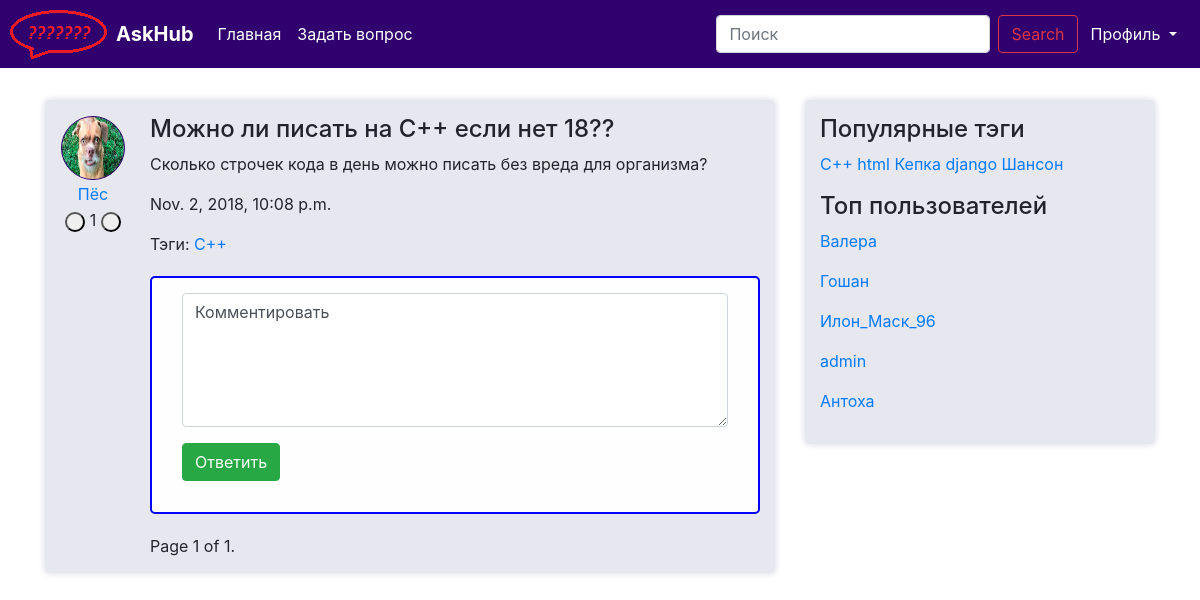
/question/4/, run on an earlier commit of the app's database.
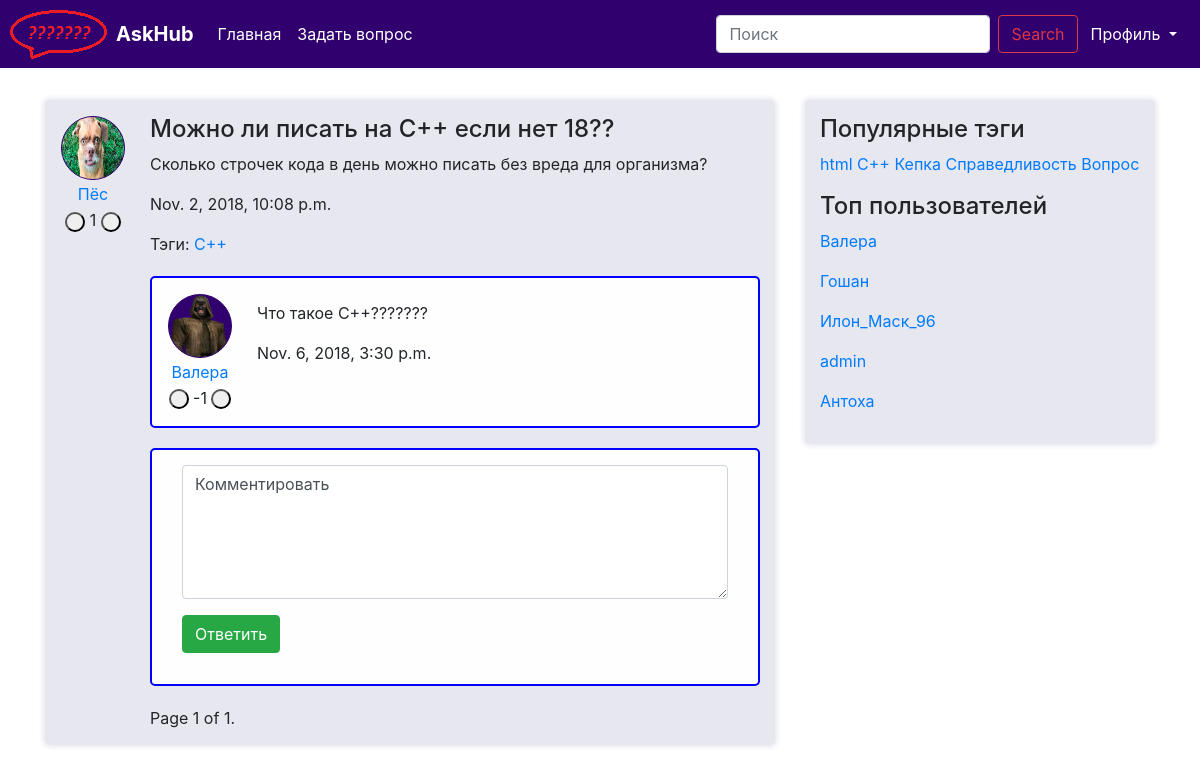
And on a later commit of the database.
### question/models.py (models this page shows, shortened)
class Tag(models.Model):
    title = models.CharField(max_length=120, verbose_name=u"Заголовок ярлыка")
    objects = TagManager()
    def __str__(self):
        return self.title

class User(AbstractUser):
    upload = models.ImageField(upload_to='uploads/%Y/%m/%d/')
    registration_date = models.DateTimeField(default=timezone.now, verbose_name="Дата решистрации")
    rating = models.IntegerField(default=0, verbose_name="Рейтинг пользователя")
    objects = UserManager()
    def __str__(self):
        return self.username

class Answer(models.Model):
    author = models.ForeignKey(User, on_delete=models.CASCADE)
    text = models.TextField(verbose_name=u"Полное описание вопроса")
    question = models.ForeignKey(Question, on_delete=models.CASCADE)
    create_date = models.DateTimeField(default=datetime.now, verbose_name=u"Время ответа")
    rating = models.IntegerField(default=0, null=False, verbose_name="Рейтинг ответа")
    objects = AnswerManager()

### question/views.py (the view)
# urls.py: path('question/<int:id>/', views.question, name='question'),
def question(request, id):
    return render(request, 'question/question.html', {
	    	'question': get_object_or_404(Question, pk=id),
            'answers' : paginate(request, Answer.objects.get_hot_for_answer(id)),
            'tags' : paginate(request, Tag.objects.hottest()),
            'users' : paginate(request, User.objects.by_rating()),
            'page_objects' : paginate(request, Answer.objects.get_hot_for_answer(id)),
   	})

### question/managers.py (called while the page is built)
    def get_hot_for_answer(self, question_id):
        return self.all().filter(question_id=question_id).order_by('rating').reverse()

    def hottest(self):
        return self.annotate(question_count=Count('question')).order_by('-question_count')

    def by_rating(self):
        return self.order_by('-rating')

### question/views.py (called while the page is built)
def paginate(request, objects_list):
    paginator = Paginator(objects_list, 5)
    page = request.GET.get('page')
    try:
        objects = paginator.page(page)
    except PageNotAnInteger:
        objects = paginator.page(1)
    except EmptyPage:
        objects = paginator.page(paginator.num_pages)
    return objects

### question/templates/question/question.html
{% extends "question/base.html" %}
{% load static %}
{% block content %}
    <div class="media one_question_item">
        <div class="media-left mr-4">
            <table >
                <tr>
                    <td align="center">
                        <img class="ava" src="{{ MEDIA_URL }}{{ question.author.upload }}" alt="{% static "img/ld2.png" %}">
                    </td>
                </tr>
                <tr>
                    <td align="center">
                        <a href="{% url 'user' id=question.author.id %}">{{ question.author }}</a>
                    </td>
                </tr>
                <tr>
                    <td align="center">
                        <span>
                            <button type="button" class="my_btn2"></button>
                            <a>{{question.rating}}</a>
                            <button type="button" class="my_btn1"></button>
                        </span>
                    </td>
                </tr>
            </table>
        </div>
        <div class="media-body">
            <a>
                <h4>{{ question.title }}</h4>
            </a>
            <p>{{ question.text }}</p>
            <p>{{ question.create_date }}</p>
            <p>
                Тэги:
                {% for qt in question.tags.all %}
                    <a href="">{{ qt }}</a>
                {% endfor %}
            </p>
            {% block answers %}
                {% include "question/answers.html" %}
            {% endblock %}
        </div>
    </div>
{% endblock %}

### question/templates/question/answers.html (shortened to what this page needs)
{% load static %}
{% block answers %}
{% for answer in answers %}
 <div class="media answer_item">
        <div class="media-left mr-4">
            <table >
                <tr>
                    <td align="center">
                        <img class="ava" src="{{ MEDIA_URL }}{{ answer.author.upload }}" alt="{% static "img/ld2.png" %}">
                    </td>
                </tr>
                <tr>
                    <td align="center">
                        <a href="{% url 'user' id=answer.author.id %}">{{ answer.author }}</a>
                    </td>
                </tr>
                <tr>
                    <td align="center">
                        <span>
                            <button type="button" class="my_btn2"></button>
                            <a>{{answer.rating}}</a>
                            <button type="button" class="my_btn1"></button>
                        </span>
                    </td>
                </tr>
            </table>
        </div>
        <div class="media-body">
            <p>{{ answer.text }}</p>
            <p>{{ answer.create_date }}</p>
        </div>
    </div>
{% endfor %}
{% block new_answer %}
    {% include "question/new_answer.html" %}
{% endblock %}
{% block paginator %}
    {% include "question/paginator.html" %}
{% endblock %}
{% endblock %}

### question/templates/question/sidebar.html
{% load static %}
{% block sidebar %}
    <div class="sidebar">
        <h4>Популярные тэги</h4>
        {% for t in tags %}
            <a href="{% url 'tag' id=t.id %}">{{ t.title }}</a>
        {% endfor %}
        <p>
        <h4>Топ пользователей</h4>
            {% for user in users %}
                <p><a href="{% url 'user' id=user.id %}">{{ user }}</a></p>
            {% endfor %}
        </p>
    </div>
{% endblock %}

What changed in the data, as far as the page shows it:
no longer on this page (row unchanged): Tag: title "django", shown under "Популярные тэги"
no longer on this page (row unchanged): Tag: title "Шансон", shown under "Популярные тэги"
added Answer: author.upload (picture), author "Валера", rating "-1", text "Что такое С++???????", create_date "Nov. 6, 2018, 3:30 p.m."
shown differently, row unchanged: Tag "html": moves up the list
now on this page (row unchanged): Tag: title "Справедливость", shown under "Популярные тэги"
added Tag: title "Вопрос", shown under "Популярные тэги"
